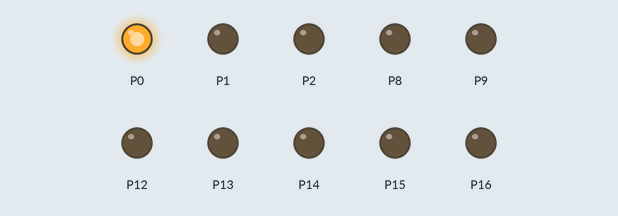
Bench run of a program on a simulated BBC micro:bit running MicroPython. Shown: output pins drawn as LEDs (lit = HIGH).

Above: at 0.05 s.
At 0.55 s:
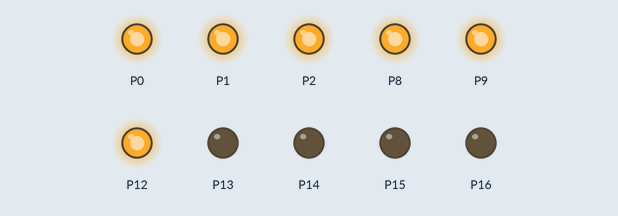
At 1.15 s:
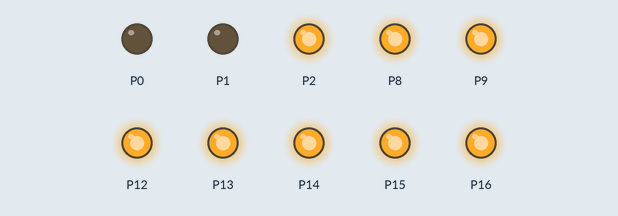
At 2.25 s:
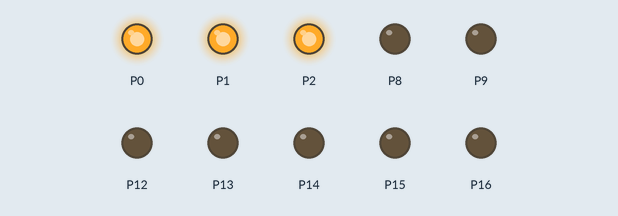
At 3.35 s:
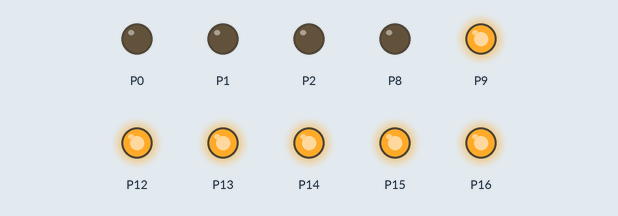
At 4.45 s:
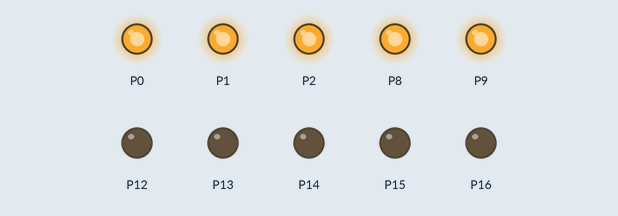
Timing chart, 0 to 4.8 s (numbered marks = the images above):
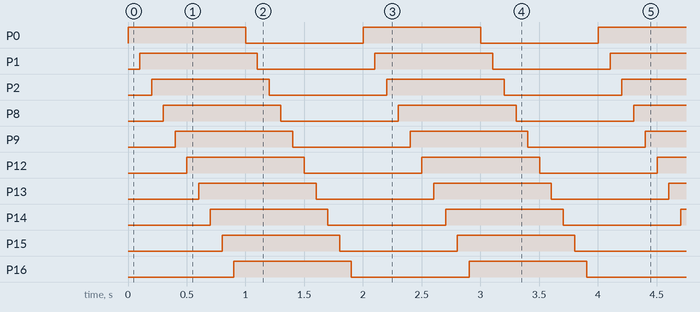

Measured:
- by itself, P0–2, P8, P9, P12–16: alternates HIGH for 1.0 s and LOW for 1.0 s

The program:

prog09.py
```python
from microbit import *
pins = [pin0, pin1, pin2,
        pin8, pin9, pin12,
        pin13, pin14, pin15,
        pin16]
try:
    while True:
        for pin in pins:
            pin.write_digital(1)
            sleep(100)
        for pin in pins:
            pin.write_digital(0)
            sleep(100)
except KeyboardInterrupt as e:
    print("Interrupted by the user...")
```
